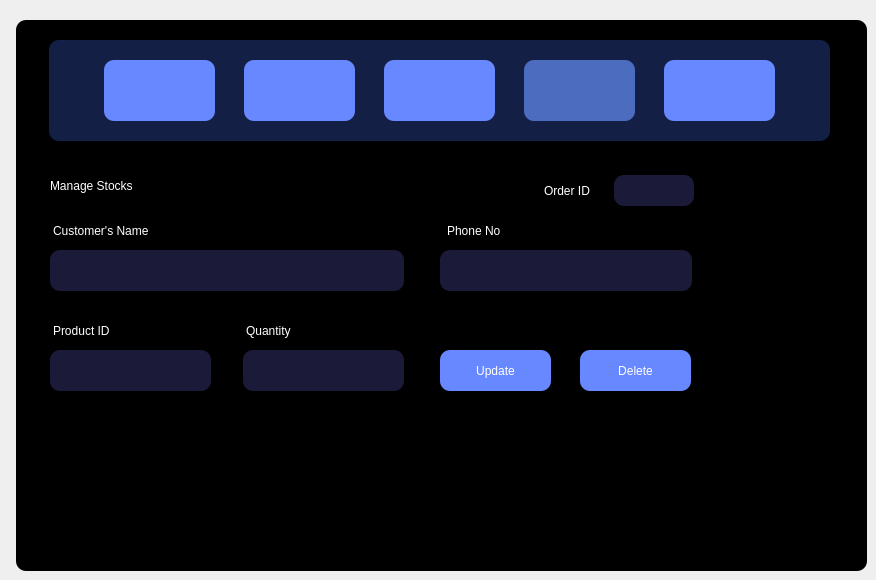
    <widget class="QWidget" name="tab_3">
     <property name="cursor">
      <cursorShape>ArrowCursor</cursorShape>
     </property>
     <attribute name="title">
      <string>Sales Stats</string>
     </attribute>
     <widget class="QPushButton" name="logout_2">
      <property name="geometry">
       <rect>
        <x>664</x>
        <y>60</y>
        <width>111</width>
        <height>61</height>
       </rect>
      </property>
      <property name="toolTip">
       <string>Logout</string>
      </property>
      <property name="styleSheet">
       <string notr="true">QPushButton {
background-color: #6788FF; /* Background color */
font: 63 11pt &quot;Poppins SemiBold&quot;;
color: white; /* Text color */
outline: 0;
padding: 10px 20px; /* Padding for the button */
border: none; /* Remove default button border */
border-radius: 10px; /* Add some border-radius for a rounded appearance */
}
QPushButton:hover {
cursor: pointer; /* Change cursor to pointer on hover */
background-color: #4c6cbf;
}</string>
      </property>
      <property name="text">
       <string/>
      </property>
      <property name="icon">
       <iconset>
        <normaloff>../images/logout.svg</normaloff>../images/logout.svg</iconset>
      </property>
      <property name="iconSize">
       <size>
        <width>30</width>
        <height>35</height>
       </size>
      </property>
     </widget>
     <widget class="QPushButton" name="navOrderEntryFour">
      <property name="geometry">
       <rect>
        <x>104</x>
        <y>60</y>
        <width>111</width>
        <height>61</height>
       </rect>
      </property>
      <property name="toolTip">
       <string>Order Entry</string>
      </property>
      <property name="styleSheet">
       <string notr="true">QPushButton {
background-color: #6788FF; /* Background color */
font: 63 11pt &quot;Poppins SemiBold&quot;;
color: white; /* Text color */
outline: 0;
padding: 10px 20px; /* Padding for the button */
border: none; /* Remove default button border */
border-radius: 10px; /* Add some border-radius for a rounded appearance */
}
QPushButton:hover {
cursor: pointer; /* Change cursor to pointer on hover */
background-color: #4c6cbf;
}</string>
      </property>
      <property name="text">
       <string/>
      </property>
      <property name="icon">
       <iconset>
        <normaloff>../images/shopping.svg</normaloff>../images/shopping.svg</iconset>
      </property>
      <property name="iconSize">
       <size>
        <width>35</width>
        <height>35</height>
       </size>
      </property>
     </widget>
     <widget class="QColumnView" name="columnView_5">
      <property name="geometry">
       <rect>
        <x>16</x>
        <y>20</y>
        <width>851</width>
        <height>551</height>
       </rect>
      </property>
      <property name="styleSheet">
       <string notr="true">background-color:rgb(0, 0, 0);
border-radius: 10px;</string>
      </property>
     </widget>
     <widget class="QColumnView" name="columnView_6">
      <property name="geometry">
       <rect>
        <x>49</x>
        <y>40</y>
        <width>781</width>
        <height>101</height>
       </rect>
      </property>
      <property name="styleSheet">
       <string notr="true">background-color:rgb(20, 31, 69);
border-radius: 10px;</string>
      </property>
     </widget>
     <widget class="QPushButton" name="orders_2">
      <property name="enabled">
       <bool>true</bool>
      </property>
      <property name="geometry">
       <rect>
        <x>524</x>
        <y>60</y>
        <width>111</width>
        <height>61</height>
       </rect>
      </property>
      <property name="toolTip">
       <string>Orders</string>
      </property>
      <property name="styleSheet">
       <string notr="true">QPushButton {
background-color: #4c6cbf;
font: 63 11pt &quot;Poppins SemiBold&quot;;
color: white;
outline: 0;
padding: 10px 20px;
border: none;
border-radius: 10px;
}
QPushButton:hover {
cursor: pointer;
background-color: #4c6cbf;
}</string>
      </property>
      <property name="text">
       <string/>
      </property>
      <property name="icon">
       <iconset>
        <normaloff>../images/receipt.svg</normaloff>../images/receipt.svg</iconset>
      </property>
      <property name="iconSize">
       <size>
        <width>30</width>
        <height>35</height>
       </size>
      </property>
     </widget>
     <widget class="QPushButton" name="navProdModFour">
      <property name="geometry">
       <rect>
        <x>244</x>
        <y>60</y>
        <width>111</width>
        <height>61</height>
       </rect>
      </property>
      <property name="toolTip">
       <string>Edit Orders</string>
      </property>
      <property name="styleSheet">
       <string notr="true">QPushButton {
background-color: #6788FF; /* Background color */
font: 63 11pt &quot;Poppins SemiBold&quot;;
color: white; /* Text color */
outline: 0;
padding: 10px 20px; /* Padding for the button */
border: none; /* Remove default button border */
border-radius: 10px; /* Add some border-radius for a rounded appearance */
}
QPushButton:hover {
cursor: pointer; /* Change cursor to pointer on hover */
background-color: #4c6cbf;
}</string>
      </property>
      <property name="text">
       <string/>
      </property>
      <property name="icon">
       <iconset>
        <normaloff>../images/shelves.svg</normaloff>../images/shelves.svg</iconset>
      </property>
      <property name="iconSize">
       <size>
        <width>35</width>
        <height>35</height>
       </size>
      </property>
     </widget>
     <widget class="QLabel" name="eo_instruction_2">
      <property name="geometry">
       <rect>
        <x>53</x>
        <y>310</y>
        <width>81</width>
        <height>41</height>
       </rect>
      </property>
      <property name="styleSheet">
       <string notr="true">background-color:rgba(255, 255, 255, 0);
font: 63 11pt &quot;Poppins SemiBold&quot;;
color: white</string>
      </property>
      <property name="text">
       <string>Product ID</string>
      </property>
     </widget>
     <widget class="QLabel" name="eo_instruction_3">
      <property name="geometry">
       <rect>
        <x>447</x>
        <y>210</y>
        <width>101</width>
        <height>41</height>
       </rect>
      </property>
      <property name="styleSheet">
       <string notr="true">background-color:rgba(255, 255, 255, 0);
font: 63 11pt &quot;Poppins SemiBold&quot;;
color: white</string>
      </property>
      <property name="text">
       <string>Phone No</string>
      </property>
     </widget>
     <widget class="QLineEdit" name="eo_input_3">
      <property name="geometry">
       <rect>
        <x>440</x>
        <y>250</y>
        <width>252</width>
        <height>41</height>
       </rect>
      </property>
      <property name="styleSheet">
       <string notr="true">color: white;
font: 12pt &quot;Poppins&quot;;
border-radius: 10px;
background-color:rgb(27, 26, 56);
padding:10px;</string>
      </property>
      <property name="text">
       <string/>
      </property>
      <property name="echoMode">
       <enum>QLineEdit::Normal</enum>
      </property>
     </widget>
     <widget class="QLineEdit" name="eo_input_2">
      <property name="geometry">
       <rect>
        <x>50</x>
        <y>350</y>
        <width>161</width>
        <height>41</height>
       </rect>
      </property>
      <property name="styleSheet">
       <string notr="true">color: white;
font: 12pt &quot;Poppins&quot;;
border-radius: 10px;
background-color:rgb(27, 26, 56);
padding:10px;</string>
      </property>
      <property name="text">
       <string/>
      </property>
      <property name="echoMode">
       <enum>QLineEdit::Normal</enum>
      </property>
     </widget>
     <widget class="QLabel" name="eo_head">
      <property name="geometry">
       <rect>
        <x>50</x>
        <y>160</y>
        <width>321</width>
        <height>51</height>
       </rect>
      </property>
      <property name="styleSheet">
       <string notr="true">background-color:rgba(255, 255, 255, 0);
font: 63 30pt &quot;Poppins SemiBold&quot;;
color: white</string>
      </property>
      <property name="text">
       <string>Manage Stocks</string>
      </property>
     </widget>
     <widget class="QLabel" name="eo_instruction_1">
      <property name="geometry">
       <rect>
        <x>53</x>
        <y>210</y>
        <width>141</width>
        <height>41</height>
       </rect>
      </property>
      <property name="styleSheet">
       <string notr="true">background-color:rgba(255, 255, 255, 0);
font: 63 11pt &quot;Poppins SemiBold&quot;;
color: white</string>
      </property>
      <property name="text">
       <string>Customer's Name</string>
      </property>
     </widget>
     <widget class="QPushButton" name="eo_button_1">
      <property name="geometry">
       <rect>
        <x>440</x>
        <y>350</y>
        <width>111</width>
        <height>41</height>
       </rect>
      </property>
      <property name="styleSheet">
       <string notr="true">QPushButton#eo_button_1 {
background-color: #6788FF; /* Background color */
font: 63 11pt &quot;Poppins SemiBold&quot;;
color: white; /* Text color */
outline: 0;
padding: 10px 20px; /* Padding for the button */
border: none; /* Remove default button border */
border-radius: 10px; /* Add some border-radius for a rounded appearance */
}
QPushButton#eo_button_1:hover {
cursor: pointer; /* Change cursor to pointer on hover */
background-color: #4c6cbf;
}</string>
      </property>
      <property name="text">
       <string>Update</string>
      </property>
     </widget>
     <widget class="QPushButton" name="eo_button_2">
      <property name="geometry">
       <rect>
        <x>580</x>
        <y>350</y>
        <width>111</width>
        <height>41</height>
       </rect>
      </property>
      <property name="styleSheet">
       <string notr="true">QPushButton#eo_button_2 {
background-color: #6788FF; /* Background color */
font: 63 11pt &quot;Poppins SemiBold&quot;;
color: white; /* Text color */
outline: 0;
padding: 10px 20px; /* Padding for the button */
border: none; /* Remove default button border */
border-radius: 10px; /* Add some border-radius for a rounded appearance */
}
QPushButton#eo_button_2:hover {
cursor: pointer; /* Change cursor to pointer on hover */
background-color: #4c6cbf;
}</string>
      </property>
      <property name="text">
       <string>Delete</string>
      </property>
     </widget>
     <widget class="QLineEdit" name="eo_input_1">
      <property name="geometry">
       <rect>
        <x>50</x>
        <y>250</y>
        <width>354</width>
        <height>41</height>
       </rect>
      </property>
      <property name="styleSheet">
       <string notr="true">color: white;
font: 12pt &quot;Poppins&quot;;
border-radius: 10px;
background-color:rgb(27, 26, 56);
padding:10px;</string>
      </property>
      <property name="text">
       <string/>
      </property>
      <property name="echoMode">
       <enum>QLineEdit::Normal</enum>
      </property>
     </widget>
     <widget class="QLabel" name="eoid_label">
      <property name="geometry">
       <rect>
        <x>544</x>
        <y>180</y>
        <width>71</width>
        <height>21</height>
       </rect>
      </property>
      <property name="styleSheet">
       <string notr="true">background-color:rgba(255, 255, 255, 0);
font: 63 12pt &quot;Poppins SemiBold&quot;;
color: white</string>
      </property>
      <property name="text">
       <string>Order ID</string>
      </property>
     </widget>
     <widget class="QComboBox" name="select_oid">
      <property name="geometry">
       <rect>
        <x>614</x>
        <y>175</y>
        <width>80</width>
        <height>31</height>
       </rect>
      </property>
      <property name="styleSheet">
       <string notr="true">QComboBox#select_oid {
  border-radius: 10px;
  background-color: rgb(27, 26, 56);
  font: 63 12pt &quot;Poppins SemiBold&quot;;
  padding-top: 3px;
  padding-left: 12px;
  color: red;
}

QComboBox#select_oid::drop-down {
  border-radius: 10px;
}

QComboBox QAbstractItemView {
  background-color: rgb(27, 26, 56);
  padding-top: 3px;
  padding-bottom: 3px;
  padding-left: 12px;
  padding-right:12px;
  color: red;
}

/* Hide vertical scrollbar */
QComboBox QScrollBar:vertical {
  width: 0px; /* Hides the scrollbar track */
  background: none; /* Optional: removes background color for better invisibility */
}

/* Hide horizontal scrollbar (optional) */
QComboBox QScrollBar:horizontal {
  height: 0px; /* Hides the scrollbar track */
  background: none; /* Optional: removes background color for better invisibility */
}</string>
      </property>
      <property name="editable">
       <bool>false</bool>
      </property>
      <property name="currentText">
       <string/>
      </property>
      <property name="maxVisibleItems">
       <number>5</number>
      </property>
      <property name="frame">
       <bool>true</bool>
      </property>
     </widget>
     <widget class="QLabel" name="eo_instruction_4">
      <property name="geometry">
       <rect>
        <x>246</x>
        <y>310</y>
        <width>81</width>
        <height>41</height>
       </rect>
      </property>
      <property name="styleSheet">
       <string notr="true">background-color:rgba(255, 255, 255, 0);
font: 63 11pt &quot;Poppins SemiBold&quot;;
color: white</string>
      </property>
      <property name="text">
       <string>Quantity</string>
      </property>
     </widget>
     <widget class="QLineEdit" name="eo_input_4">
      <property name="geometry">
       <rect>
        <x>243</x>
        <y>350</y>
        <width>161</width>
        <height>41</height>
       </rect>
      </property>
      <property name="styleSheet">
       <string notr="true">color: white;
font: 12pt &quot;Poppins&quot;;
border-radius: 10px;
background-color:rgb(27, 26, 56);
padding:10px;</string>
      </property>
      <property name="text">
       <string/>
      </property>
      <property name="echoMode">
       <enum>QLineEdit::Normal</enum>
      </property>
     </widget>
     <widget class="QLabel" name="eo_display">
      <property name="geometry">
       <rect>
        <x>295</x>
        <y>420</y>
        <width>221</width>
        <height>21</height>
       </rect>
      </property>
      <property name="styleSheet">
       <string notr="true">background-color:rgba(255, 255, 255, 0);
font: 63 11pt &quot;Poppins SemiBold&quot;;
color: green;</string>
      </property>
      <property name="text">
       <string/>
      </property>
     </widget>
     <widget class="QLabel" name="eo_display_2">
      <property name="geometry">
       <rect>
        <x>295</x>
        <y>420</y>
        <width>211</width>
        <height>21</height>
       </rect>
      </property>
      <property name="styleSheet">
       <string notr="true">background-color:rgba(255, 255, 255, 0);
font: 63 11pt &quot;Poppins SemiBold&quot;;
color: red;</string>
      </property>
      <property name="text">
       <string/>
      </property>
     </widget>
     <widget class="QPushButton" name="add_prod_2">
      <property name="geometry">
       <rect>
        <x>384</x>
        <y>60</y>
        <width>111</width>
        <height>61</height>
       </rect>
      </property>
      <property name="toolTip">
       <string>Logout</string>
      </property>
      <property name="styleSheet">
       <string notr="true">QPushButton {
background-color: #6788FF; /* Background color */
font: 63 11pt &quot;Poppins SemiBold&quot;;
color: white; /* Text color */
outline: 0;
padding: 10px 20px; /* Padding for the button */
border: none; /* Remove default button border */
border-radius: 10px; /* Add some border-radius for a rounded appearance */
}
QPushButton:hover {
cursor: pointer; /* Change cursor to pointer on hover */
background-color: #4c6cbf;
}</string>
      </property>
      <property name="text">
       <string/>
      </property>
      <property name="icon">
       <iconset>
        <normaloff>../images/clipboard-list.svg</normaloff>../images/clipboard-list.svg</iconset>
      </property>
      <property name="iconSize">
       <size>
        <width>30</width>
        <height>35</height>
       </size>
      </property>
     </widget>
     <zorder>columnView_5</zorder>
     <zorder>columnView_6</zorder>
     <zorder>orders_2</zorder>
     <zorder>navProdModFour</zorder>
     <zorder>navOrderEntryFour</zorder>
     <zorder>logout_2</zorder>
     <zorder>eo_instruction_2</zorder>
     <zorder>eo_instruction_3</zorder>
     <zorder>eo_input_3</zorder>
     <zorder>eo_input_2</zorder>
     <zorder>eo_head</zorder>
     <zorder>eo_instruction_1</zorder>
     <zorder>eo_button_1</zorder>
     <zorder>eo_button_2</zorder>
     <zorder>eo_input_1</zorder>
     <zorder>eoid_label</zorder>
     <zorder>select_oid</zorder>
     <zorder>eo_instruction_4</zorder>
     <zorder>eo_input_4</zorder>
     <zorder>eo_display</zorder>
     <zorder>eo_display_2</zorder>
     <zorder>add_prod_2</zorder>
    </widget>
